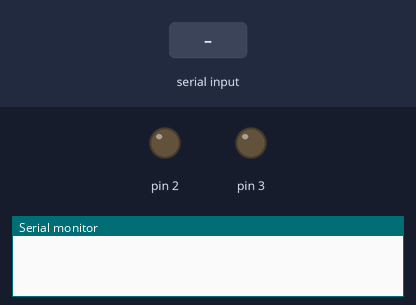
A sketch run on a simulated Arduino Uno, built with avr-gcc and run on an emulated ATmega328P. Shown: output pins drawn as LEDs (lit = HIGH), the last lines printed to the serial monitor. The test bench sets the inputs (shaded band).

Above: at 1.2 s.
1.3 s: "on" received over Serial
At 3.1 s:
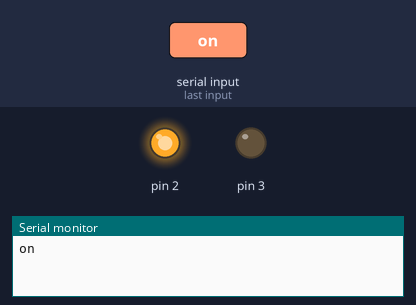
3.8 s: "led to on" received over Serial
At 5.3 s:
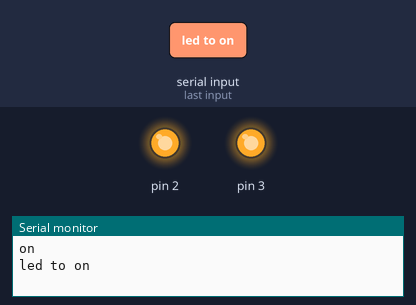
6.3 s: "off" received over Serial
At 8.1 s:
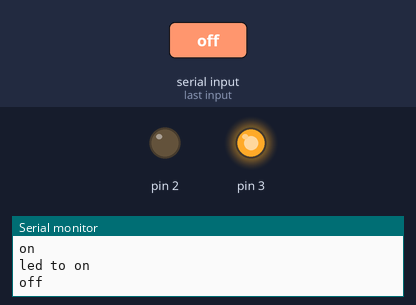
Timing chart, 0 to 9.6 s (numbered marks = the images above; inputs shaded):
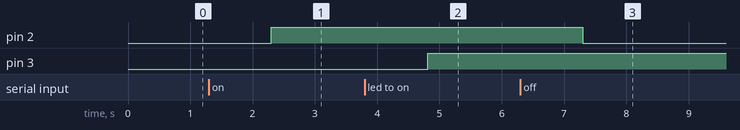

Measured:
- after the input at 1.3 s, pin 2: LOW → HIGH after 1.0 s
- after the input at 3.8 s, pin 3: LOW → HIGH after 1.0 s
- after the input at 6.3 s, pin 2: HIGH → LOW after 1.0 s

The sketch:

bluethoothled.ino
```cpp
//#include <EEPROM.h>

String value;
void setup() {
  // put your setup code here, to run once:
  pinMode(2,OUTPUT);
  pinMode(3,OUTPUT);
  Serial.begin(9600);

}

void loop() {
    if (Serial.available())
    {
      value=Serial.readString();
      Serial.println(value);
      if(value=="on"){
      digitalWrite(2,HIGH);
      //Serial.print("led on");
      }
      if(value=="off")
        digitalWrite(2,LOW);
      }

    if(value=="led to off")
    {
      digitalWrite(3,LOW);
    }
    if(value=="led to on")
    {
      digitalWrite(3,HIGH);
    }

}
```
